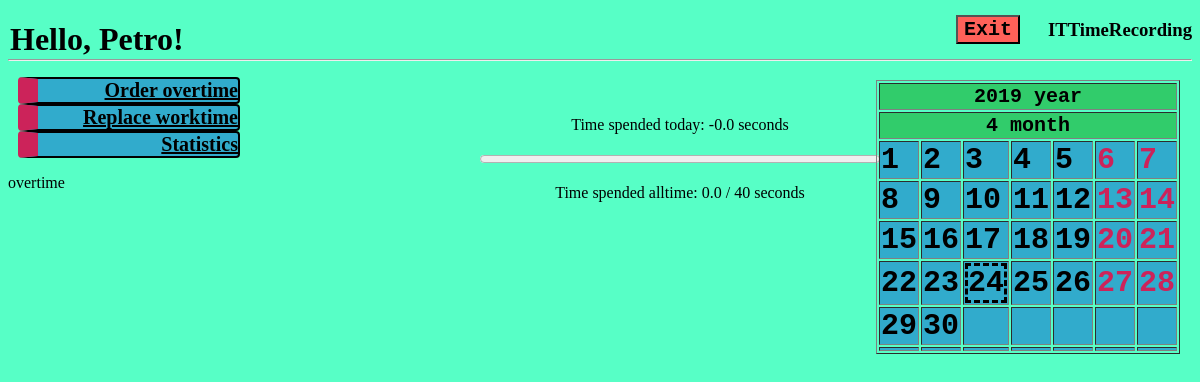
/dev/TakeOvertime (signed in), run on an earlier commit of the app's database.
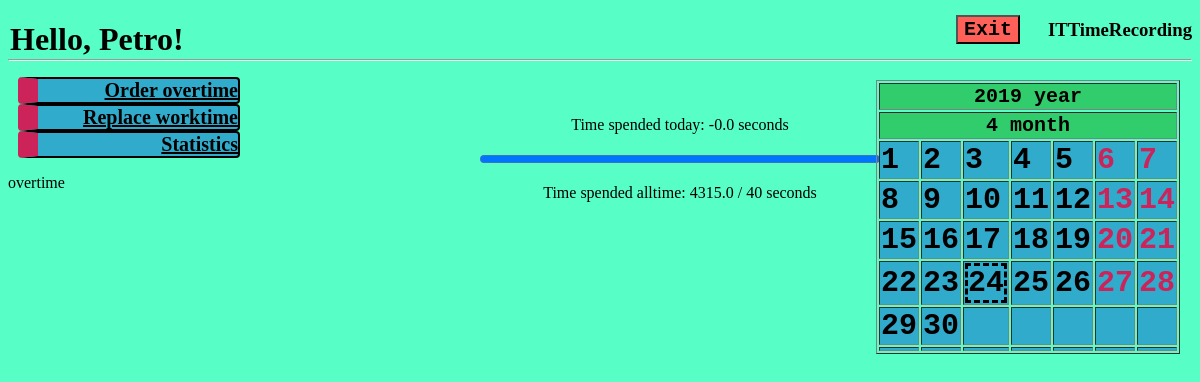
And on a later commit of the database.
### rec/models.py (models this page shows, shortened)
class User(db.Model):
    __tablename__ = 'USER'
    login = db.Column('LOGIN', db.String(20), primary_key=True)
    password = db.Column('PASSWORD', db.String(20), nullable=False)
    salary = db.Column('SALARY', db.INTEGER)
    worktime = db.Column('WORKTIME', db.INTEGER)
    username = db.Column('USERNAME', db.String(50), nullable=False)
    role = db.Column('ROLE_NAME', db.String(15), db.ForeignKey('ROLE.NAME'), nullable=False )
    project = db.Column('PROJECT_ID', db.String(15), db.ForeignKey('PROJECTS.ID'))

### rec/tools/Developer/views.py (the view)
@mod.route('/TakeOvertime', methods=['GET', 'POST'])
def TakeOvertime():
    return render_template("tools/Developer/TakeOvertime.html",
                           user=g.user,
                           menu=menu,
                           date=date,
                           cal=cal,
                           norms=session['normative'],
                           time=session['time'])

### rec/templates/tools/Developer/TakeOvertime.html (shortened to what this page needs)
{% include "homepage.html" %}

### rec/templates/homepage.html (shortened to what this page needs)
<!DOCTYPE html>
{% extends "base.html" %}
{% block body %}
    <body link="black">
    <div class="hello"><h1>Hello, {{ user.username }}!</h1></div>
    <div class="menu">
    <ul>
    {% set role = user.role %}
    {% for item in menu %}
        <li>
            {% set url = role+"."+item[1] %}
            <a href = {{ url_for(url)}}>{{ item[0] }}</a>
        </li>
    {% endfor %}
    </ul>
    </div>
    <div class="progress_bar">
        <p> Time spended today: {{ time | round }} seconds </p>
        <progress max = {{ norms }} value = {{ user.worktime }}></progress>
        <p> Time spended alltime: {{ user.worktime | round + time | round}} / {{ norms | round }} seconds</p>
    </div>
    {% include "calendar.html" %}
    <form method="post">
    <input class="exit" type="submit" name="exit" value="Exit" formaction="{{ url_for('rec.exit') }}">
    </form>
</body>
{% endblock %}

### rec/templates/base.html (shortened to what this page needs)
{% block content %}
<link rel="stylesheet" href="/static/css/main.css" />
<h3 align="right">ITTimeRecording</h3>
<hr>
{% endblock %}
{% block body %}
{% endblock %}

### rec/templates/calendar.html
<link rel="stylesheet" href="/static/css/main.css" />
<div class = "calendar">
<form method="post">
    <table border="1">
        <tr>
            <th colspan="7">{{ date.year }} year</th>
        </tr>
        <tr>
            <th colspan="7">{{ date.month }} month</th>
        </tr>
        {% for week in cal %}
            <tr>
                {% for day in week %}
                    <td>
                    {% if  day.date == date.day %}
                        <div class="today">
                    {% endif %}
                    {% if day.form == "Vacancy" %}
                        <div class="vacancy">{{ day.date }}</div>
                    {% endif %}
                    {% if day.form == "Work" %}
                        <div>{{ day.date }}</div>
                    {% endif %}
                    {% if  day.date == date.day %}
                        </div>
                    {% endif %}
                    </td>
                {% endfor %}
            </tr>
        {% endfor %}
    </table>
</form>
</div>

### rec/static/css/main.css (style rules this page uses)
body { background-color: #57FFC6; font-family: Gothic; }
.progress_bar { width: 400px; position:absolute; top: 100px; left: 40%; right: 40%; }
.progress_bar progress { color: #31ABCC; width: 400px; }
.progress_bar p { color: black; text-align: center; }
.menu ul { list-style-type: none; padding-left: 10px; color: black; }
.menu li { font-size: 20px; width: 200px; background-color: #31ABCC; text-align: right; border: black solid 2px; border-radius: 4px; border-left: #CC235A solid 20px; font-weight: bolder; }
.calendar { position: absolute; top: 80px; right: 20px; }
.calendar .vacancy { color: #CC235A; }
.calendar td { background-color: #31ABCC; font-size: 30px; font-family: monospace; font-weight: bold; }
.calendar th { background-color: #31CC6B; font-size: 20px; font-family: monospace; font-weight: bold; }
.calendar .today { border: dashed; }
.exit { background-color: #FF6159; font-size: 20px; font-family: monospace; font-weight: bold; text-align: center; position: absolute; top: 15px; right: 180px; }
.hello { position: absolute; top: 0px; left: 10px; }

What changed in the data, as far as the page shows it:
changed User "Petro": WORKTIME 0 → 4315.47 (drawn); user.worktime|round+time|round "0.0" → "4315.0"
